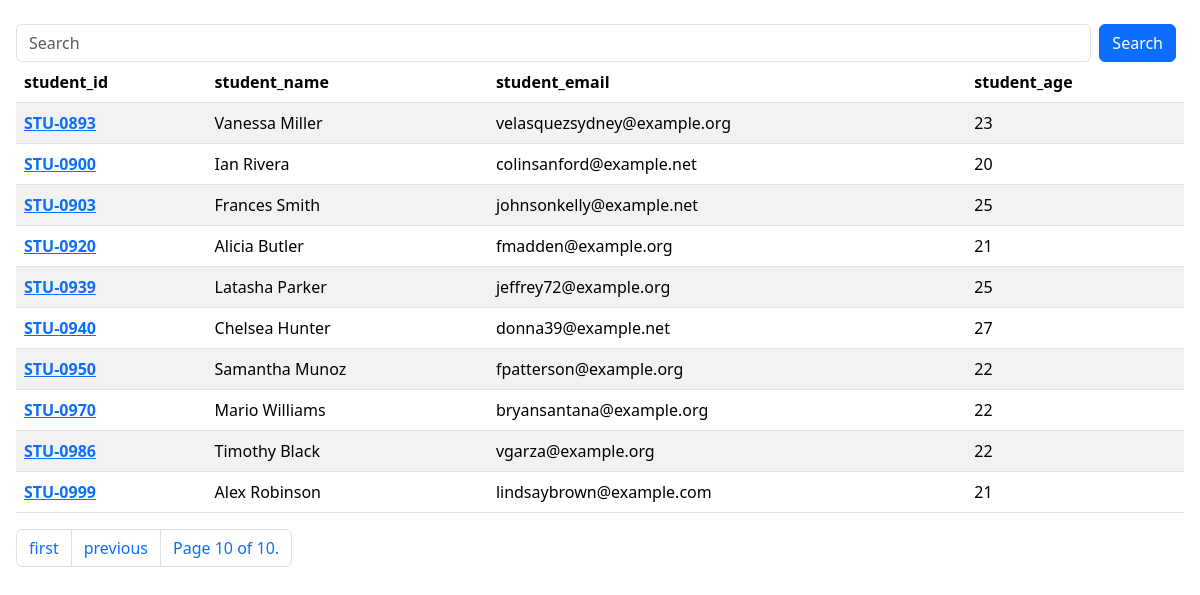
/students/?page=10, run on the app's committed database.
### main/models.py (models this page shows, shortened)
class Student(models.Model):
    department = models.ForeignKey(Department,related_name="depart",on_delete=models.CASCADE)
    student_id = models.OneToOneField(StudentId,related_name="studentid",on_delete = models.CASCADE)
    student_name = models.CharField(max_length=100)
    student_email = models.EmailField(unique=True)
    student_age = models.IntegerField(default=18)
    student_address = models.TextField()
    class Meta :
        ordering = ['student_name']
        verbose_name = "student"

class StudentId(models.Model):
    student_id = models.CharField(max_length=100)
    def __str__(self) -> str:
        return self.student_id

### main/views.py (the view)
# urls.py: path('students/',get_students,name="get_students"),
def get_students(request):
    queryset = Student.objects.all().order_by("student_id__student_id")
    search = request.GET.get('search');
    if request.GET.get('search'):
        queryset = queryset.filter(
            Q(student_name__icontains = search) |
            Q(student_id__student_id__icontains = search) |
            Q(student_age__icontains = search) )
    paginator = Paginator(queryset, 10)
    page_number = request.GET.get("page")
    page_obj = paginator.get_page(page_number)
    return render(request,'report/students.html',{'queryset' : queryset,'page_obj' : page_obj})

### main/templates/report/students.html (shortened to what this page needs)
{%extends "base.html"%}
{%block start%}
<div class="mt-4 mx-2 px-2">
    <form action="">
        <div class="d-flex">
            <input type="text" class="form-control " name="search" placeholder="Search">
            <button class = "btn btn-primary mx-2" >Search</button>
        </div>
    </form>
<table class="table table-striped">
    <thead>
      <tr>
        <th scope="col">student_id</th>
        <th scope="col">student_name</th>
        <th scope="col">student_email</th>
        <th scope="col">student_age</th>
      </tr>
    </thead>
    <tbody>
        {%for student in page_obj%}
      <tr>
        <th scope="row">
          <a href="/see_marks/{{student.student_id}}">{{student.student_id.student_id}}</a></th>
        <td>{{student.student_name}}</td>
        <td>{{student.student_email}}</td>
        <td>{{student.student_age}}</td>
      </tr>
      {%endfor%}
    </tbody>
  </table>
  <nav aria-label="Page navigation example">
  <ul class="pagination">
        {% if page_obj.has_previous %}
            <li class="page-item"><a class="page-link" href="?page=1">first</a></li>
            <li class="page-item"><a class="page-link" href="?page={{ page_obj.previous_page_number }}">previous</a></li>
        {% endif %}
            <li class="page-item"><a class="page-link" href="#">Page {{ page_obj.number }} of {{ page_obj.paginator.num_pages }}.</a></li>
</ul>
</nav>
</div>
{%endblock%}

### data on the page
Student: student_id.student_id "STU-0893", student_name "Vanessa Miller", student_email "velasquezsydney@example.org", student_age "23"
Student: student_id.student_id "STU-0900", student_name "Ian Rivera", student_email "colinsanford@example.net", student_age "20"
Student: student_id.student_id "STU-0903", student_name "Frances Smith", student_email "johnsonkelly@example.net", student_age "25"
Student: student_id.student_id "STU-0920", student_name "Alicia Butler", student_email "fmadden@example.org", student_age "21"
Student: student_id.student_id "STU-0939", student_name "Latasha Parker", student_email "jeffrey72@example.org", student_age "25"
Student: student_id.student_id "STU-0940", student_name "Chelsea Hunter", student_email "donna39@example.net", student_age "27"
Student: student_id.student_id "STU-0950", student_name "Samantha Munoz", student_email "fpatterson@example.org", student_age "22"
Student: student_id.student_id "STU-0970", student_name "Mario Williams", student_email "bryansantana@example.org", student_age "22"
Student: student_id.student_id "STU-0986", student_name "Timothy Black", student_email "vgarza@example.org", student_age "22"
Student: student_id.student_id "STU-0999", student_name "Alex Robinson", student_email "lindsaybrown@example.com", student_age "21"

### other printed values
{{ page_obj.number }} "10"
{{ page_obj.paginator.num_pages }} "10"
